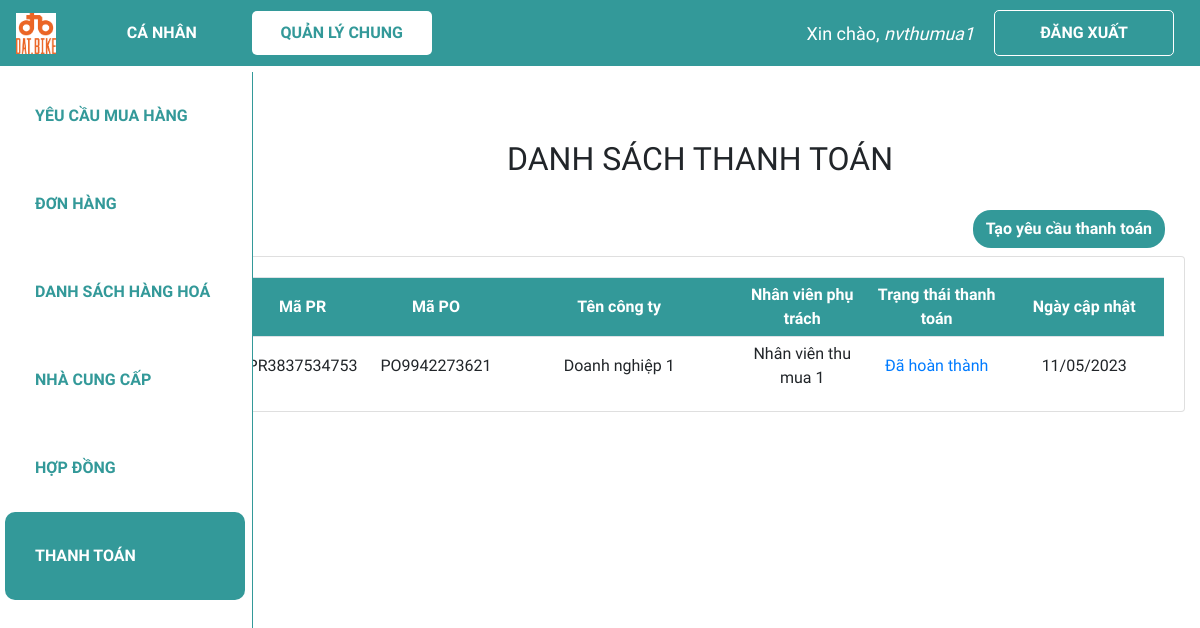
The page /dstt/ (signed in) on the database as committed earlier.
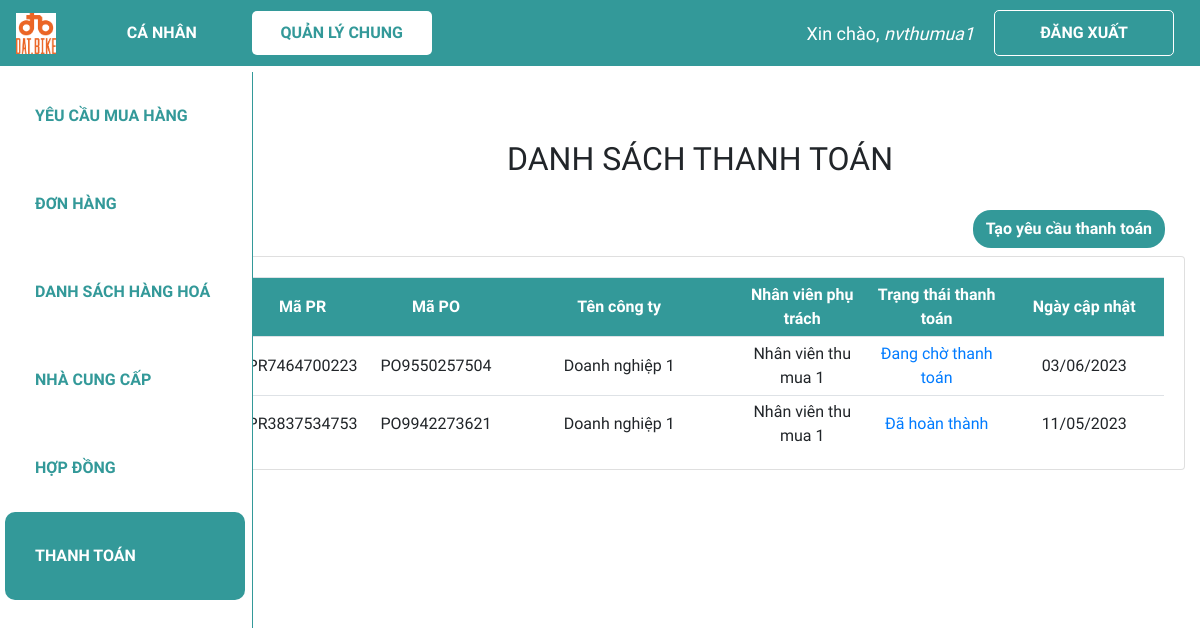
The same page on the database as committed later.
### web_core/models.py (models this page shows, shortened)
class THANHTOAN(models.Model):
    danh_muc_trang_thai = (
        ('Đang chờ thanh toán', 'Đang chờ thanh toán'),
        ('Đã thanh toán lần 1', 'Đã thanh toán lần 1'),
        ('Đã hoàn thành', 'Đã hoàn thành')
    )
    ma_TT = ShortUUIDField(
        verbose_name='Mã thanh toán',
        length=10,
        max_length=12,
        prefix="TT",
        alphabet="0123456789",
        primary_key=True
    )
    ma_nhan_vien_tao = models.ForeignKey(NHANVIEN, on_delete = models.SET_NULL, verbose_name = 'Mã nhân viên tạo', related_name = 'nv_tao_tt', blank=True, null=True)
    ma_nhan_vien_tt = models.ForeignKey(NHANVIEN, on_delete = models.SET_NULL, verbose_name = 'Mã nhân viên thanh toán', related_name = 'nv_tt', blank=True, null=True)
    ma_PO = models.ForeignKey(PO, on_delete = models.SET_NULL, verbose_name = 'Mã PO', blank=True, null=True)
    ma_HD = models.ForeignKey(HOPDONG, on_delete = models.SET_NULL, verbose_name = 'Mã hợp đồng', blank=True, null=True)
    ngay_tao = models.DateTimeField('Ngày tạo', auto_now_add = True)
    so_tien = models.PositiveBigIntegerField('Số tiền đã thanh toán', validators = [MinValueValidator(0)], default = 0)
    ngay_cap_nhat = models.DateTimeField('Ngày cập nhật', default = datetime.now)
    trang_thai = models.CharField('Trạng thái thanh toán', max_length = 100, choices=danh_muc_trang_thai, default = 'Đang chờ thanh toán')
    chung_tu_thanh_toan = models.ImageField('Chứng từ thanh toán', max_length = 200, blank=True, null=True)

class PO(models.Model):
    danh_muc_trang_thai = (
        ('Chờ phê duyệt', 'Chờ phê duyệt'),
        ('Đang thực hiện', 'Đang thực hiện'),
        ('Đã nhận hàng', 'Đã nhận hàng'),
        ('Đã hoàn thành', 'Đã hoàn thành'),
    )
    ma_PO = ShortUUIDField(
        verbose_name='Mã PO',
        length=10,
        max_length=12,
        prefix="PO",
        alphabet="0123456789",
        primary_key=True
    )
    ma_PR = models.ForeignKey(PR, on_delete = models.CASCADE, verbose_name = 'Mã PR', blank=True, null=True)
    ma_hang_hoa = models.ForeignKey(HANGHOA, on_delete = models.CASCADE, verbose_name = 'Mã hàng hoá', blank=True, null=True)
    so_luong = models.IntegerField('Số lượng', validators = [MinValueValidator(0)], default = 0)
    ma_hop_dong = models.ForeignKey(HOPDONG, on_delete = models.SET_NULL, verbose_name = 'Mã hợp đồng', blank=True, null=True)
    ma_nhan_vien_tao = models.ForeignKey(NHANVIEN, on_delete=models.SET_NULL, verbose_name = 'Mã nhân viên tạo', related_name = 'nv_tao_PO',blank=True, null=True)
    ma_ncc = models.ForeignKey(NCC, on_delete = models.SET_NULL, verbose_name = 'Mã nhà cung cấp', blank=True, null=True)
    ngay_tao = models.DateTimeField('Ngày tạo', default = datetime.now)
    ngay_cap_nhat = models.DateTimeField('Ngày cập nhật', default = datetime.now)
    ngay_du_kien_nhan = models.DateTimeField('Ngày dự kiến nhận', blank=True, null=True)
    so_tien_thanh_toan = models.PositiveBigIntegerField('Số tiền thanh toán', validators=[MinValueValidator(0)], default = 0)
    trang_thai = models.CharField('Trạng thái PO', max_length = 100, choices=danh_muc_trang_thai, default='Chờ phê duyệt', blank=True, null=True)
    ma_quan_ly_duyet = models.ForeignKey(NHANVIEN, on_delete = models.SET_NULL, verbose_name = 'Mã quản lý duyệt', related_name = 'quan_ly', blank=True, null=True)

class PR(models.Model):
    danh_muc_trang_thai = (
        ('Chờ phân công', 'Chờ phân công'),
        ('Đang thực hiện', 'Đang thực hiện'),
        ('Đã hoàn thành', 'Đã hoàn thành'),
    )
    ma_PR = ShortUUIDField(
        verbose_name='Mã PR',
        length=10,
        max_length=12,
        prefix="PR",
        alphabet="0123456789",
        primary_key=True
    )
    ma_nhan_vien_tao = models.ForeignKey(NHANVIEN, on_delete = models.CASCADE, verbose_name = 'Mã nhân viên tạo', related_name = 'nv_tao_PR', blank=True, null=True)
    ma_nhan_vien_phu_trach = models.ForeignKey(NHANVIEN, on_delete = models.SET_NULL, verbose_name = 'Mã nhân viên phụ trách',  related_name = 'nv_phutrach_PR', blank=True, null=True)
    ngay_tao = models.DateTimeField('Ngày tạo', default = datetime.now)
    ngay_cap_nhat = models.DateField('Ngày cập nhật', default = datetime.now)
    ten_PR = models.CharField('Tên PR', max_length = 300)
    trang_thai = models.CharField('Trạng thái PR', max_length = 100, choices=danh_muc_trang_thai, default='Chờ phân công',blank=True, null=True)

class NCC(models.Model):
    ma_NCC = ShortUUIDField(
        verbose_name='Mã nhà cung cấp',
        length=10,
        max_length=12,
        prefix="NC",
        alphabet="0123456789",
        primary_key=True
    )
    ma_nhan_vien_tao = models.ForeignKey(NHANVIEN, on_delete = models.SET_NULL, verbose_name = 'Mã nhân viên tạo', blank = True, null=True)
    ma_so_thue = models.CharField('Mã số thuế', max_length = 20,blank=True, null=True)
    ma_hang_hoa = models.ManyToManyField(HANGHOA, verbose_name = 'Mã hàng hoá', blank = True)
    ten_doanh_nghiep = models.CharField('Tên doanh nghiệp', max_length = 100,blank=True, null=True)
    dia_chi = models.CharField('Địa chỉ', max_length = 300,blank=True, null=True)
    nguoi_lien_he = models.CharField('Người liên hệ', max_length = 100, blank=True, null=True)
    sdt = models.CharField('Số điện thoại', max_length = 20,blank=True, null=True)
    email = models.EmailField('Email', max_length = 100, blank=True, null=True)
    stk = models.CharField('Thông tin chuyển khoản', max_length = 100, blank=True, null=True)
    giay_phep = models.CharField('Giấy phép', max_length = 100, blank=True, null=True)
    nang_luc_hang_hoa = models.CharField('Năng lực hàng hoá', max_length = 100, blank=True, null=True)
    ngay_cap_nhat = models.DateTimeField('Ngày cập nhật', default=datetime.now)
    cong_no = models.CharField('Công nợ', max_length = 500, blank=True, null=True)
    file_bao_gia =  models.CharField('File báo giá', max_length=500, blank=True, null=True)

class NHANVIEN(models.Model):
    danh_muc_phong_ban = (
        ('Thu mua', 'Thu mua'),
        ('Kho', 'Kho'),
        ('Kế toán', 'Kế toán'),
        ('R&D', 'R&D'),
        ('Production', 'Production'),
        ('Khác', 'Khác')
    )
    danh_muc_chuc_vu = (
        ('Quản lí', 'Quản lí'),
        ('Nhân viên', 'Nhân viên'),
    )
    user = models.OneToOneField(User, null=True, blank=True, on_delete=models.CASCADE)
    ma_NV = ShortUUIDField(
        verbose_name='Mã nhân viên',
        length=10,
        max_length=12,
        prefix="NV",
        alphabet="0123456789",
        primary_key=True
    )
    ho_ten = models.CharField('Họ tên', max_length = 100,blank=True, null=True)
    phong_ban = models.CharField('Phòng ban', max_length = 50, choices=danh_muc_phong_ban,blank=True, null=True)
    chuc_vu = models.CharField('Chức vụ', max_length = 50, choices=danh_muc_chuc_vu,blank=True, null=True)

### web_core/decorators.py (the view)
        def wrapper_func(request, *args, **kwargs):
            group = None
            if request.user.groups.exists():
                group = request.user.groups.all()
            if len(group) > 2 and any(role.name in allowed_roles for role in group):
                return view_func(request, *args, **kwargs)
            elif group[0].name in allowed_roles:
                return view_func(request, *args, **kwargs)
            else:
                return HttpResponse('Not authorized')

### web_core/templatetags/index.py (called while the page is built)
@register.filter
def first_group_name(user):
    groups = user.groups.all()
    if groups:
        return groups[0].name
    return ''

### web_core/views.py (called while the page is built)
@allowed_users(['thumua', 'ketoan', 'quanly'])
@login_required(login_url='login')
def dstt(request):
    dstt = THANHTOAN.objects.all().order_by('-ngay_cap_nhat')
    context = {'dstt':dstt}
    return render(request, 'web_core/dstt.html', context)

### web_core/templates/web_core/dstt.html (shortened to what this page needs)
{% extends 'web_core/main.html' %}
{% block content %}
<h2 class="table-title" style>DANH SÁCH THANH TOÁN</h2>
{% load index %}
{% if request.user|first_group_name == 'thumua' %}
<div class="row sub">
    <div class="col">
        <div class="btn-text-right">
            <a class='btn add-btn' href="{% url 'quanli_them_tt'%}">Tạo yêu cầu thanh toán</a>
        </div>
    </div>
</div>
{% endif %}
<div class="card card-body">
    <table class='table table-sm'>
        <tr class="table-head">
            <th class="small-content">Mã PR</th>
            <th class="small-content">Mã PO</th>
            <th class="large-content">Tên công ty</th>
            <th class="mid-content">Nhân viên phụ trách</th>
            <th class="mid-content">Trạng thái thanh toán</th>
            <th class="mid-content">Ngày cập nhật</th>
        </tr>
        {% for tt in dstt %}
        <tr>
            <td class="small-content">{{tt.ma_PO.ma_PR.ma_PR}}</td>
            <td class="small-content">{{tt.ma_PO.ma_PO}}</td>
            <td class="large-content">{{tt.ma_PO.ma_ncc.ten_doanh_nghiep}}</td>
            <td class="mid-content">{{tt.ma_nhan_vien_tao.ho_ten}}</td>
            <td class="mid-content"><a href="{% url 'quanli_xem_tt' tt.ma_TT %}">{{tt.trang_thai}}</a></td>
            <td class="mid-content">{{tt.ngay_cap_nhat|date:"d/m/Y"}}</td>
        </tr>
        {% endfor %}
    </table>
</div>
{% endblock %}

Rows that differ between the two databases and show on the page:
added THANHTOAN: ma_PO.ma_PR.ma_PR "PR7464700223", ma_PO.ma_PO "PO9550257504", ma_PO.ma_ncc.ten_doanh_nghiep "Doanh nghiệp 1", ma_nhan_vien_tao.ho_ten "Nhân viên thu mua 1", trang_thai "Đang chờ thanh toán", ngay_cap_nhat "03/06/2023"
